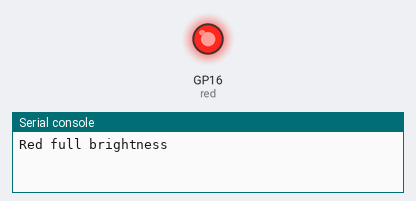
A program run on a simulated Raspberry Pi Pico running MicroPython. On the bench: output pins drawn as LEDs (lit = HIGH), the last lines printed to the serial console.

Above: at 0.05 s.
At 2.0 s:
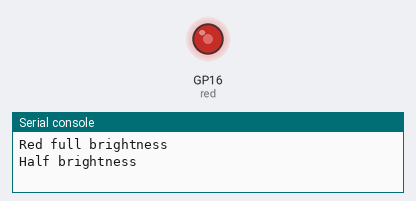
At 3.0 s:
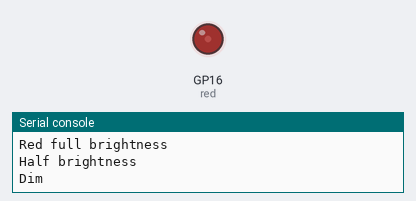
At 4.0 s:
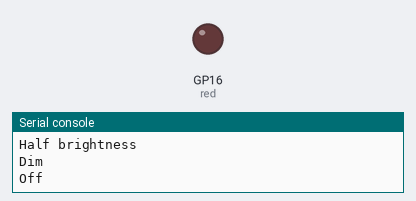
Timing chart, 0 to 5.2 s (numbered marks = the images above):
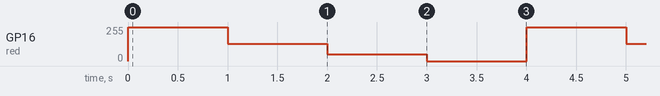

Measured:
- by itself, GP16 (red): repeats every 4.0 s: 128/255 1.0 s, 50/255 1.0 s, 0/255 1.0 s, 255/255 1.0 s

The program:

LED.py
```python
from machine import Pin, PWM
from time import sleep

# === Define GPIO pin for RED ===
RED_PIN = 16

# === Constants ===
BRIGHTNESS = 1
MAX_COLOUR_VALUE = 255

# === Setup PWM ===
red = PWM(Pin(RED_PIN))
red.freq(1000)
ACTIVE_LOW = False

def show_red(value):
    r_val = int(value * 65535 / MAX_COLOUR_VALUE * BRIGHTNESS)
    if ACTIVE_LOW:
        r_val = 65535 - r_val
    red.duty_u16(r_val)

# === Turning the LED on ===
while True:
    show_red(0)

    print("Red full brightness")
    show_red(255)
    sleep(1)
    show_red(0)

    print("Half brightness")
    show_red(128)
    sleep(1)
    show_red(0)

    print("Dim")
    show_red(50)
    sleep(1)
    show_red(0)

    print("Off")
    show_red(0)
    sleep(1)
    show_red(0)
```
